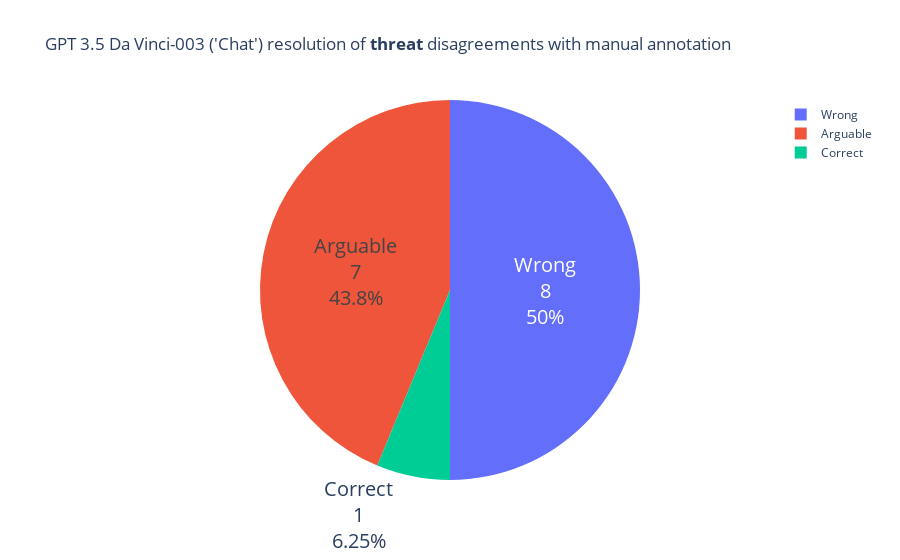

Write notebook code for a chart like this one.
### Code cell
fig = px.pie(
    threat_disagreement_assessment,
    names="assessment",
    title="GPT 3.5 Da Vinci-003 ('Chat') resolution of <b>threat</b> disagreements with manual annotation",
)
fig.update_traces(hoverinfo='label+percent', textinfo='value+percent+label', textfont_size=20,)

### Figure 1 — Plotly figure (JSON) as saved in the notebook; plotly's stock layout.template omitted (floating-point values rounded to 4 significant figures)
{"data": [{"domain": {"x": [0, 1], "y": [0, 1]}, "hoverinfo": "label+percent", "hovertemplate": "assessment=%{label}<extra></extra>", "labels": ["Arguable", "Arguable", "Arguable", "Arguable", "Wrong", "Wrong", "Wrong", "Arguable", "Wrong", "Wrong", "Wrong", "Arguable", "Wrong", "Arguable", "Wrong", "Correct"], "legendgroup": "", "name": "", "showlegend": true, "textfont": {"size": 20}, "textinfo": "value+percent+label", "type": "pie"}], "layout": {"legend": {"tracegroupgap": 0}, "title": {"text": "GPT 3.5 Da Vinci-003 ('Chat') resolution of <b>threat</b> disagreements with manual annotation"}}}
